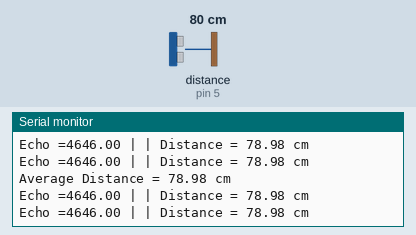
This sketch was run on a simulated Arduino Uno, built with avr-gcc and run on an emulated ATmega328P. Parts: the last lines printed to the serial monitor. Wiring (inferred from the names in the program): ultrasonic range finder: trigger pin 4; echo pin 5. The inputs (shaded band) are chosen by the test bench; at power-on: distance to the obstacle (sensor on pin 5) 80 cm. The echo pulse lasts 58.3 µs per cm.

Above: at 1.2 s.
1.3 s: distance to the obstacle (sensor on pin 5) set to 2 cm
At 1.5 s:
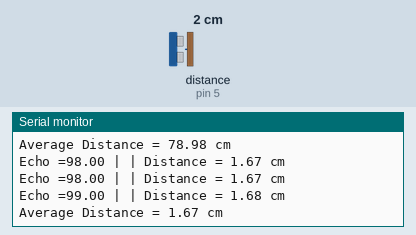
4.3 s: distance to the obstacle (sensor on pin 5) set to 35 cm
At 4.3 s:
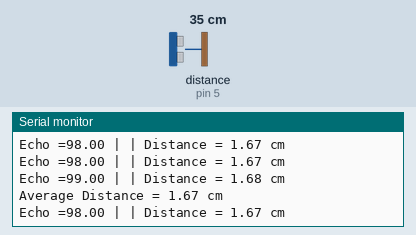
7.3 s: distance to the obstacle (sensor on pin 5) set to 120 cm
At 7.46 s:
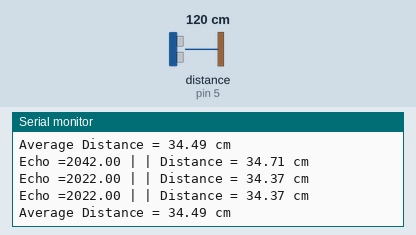
10.3 s: distance to the obstacle (sensor on pin 5) set to 4 cm
At 10.4 s:
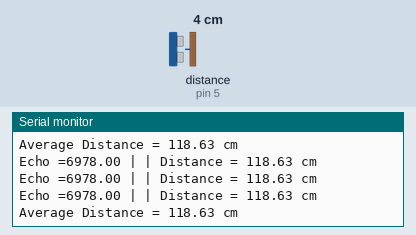
13.3 s: distance to the obstacle (sensor on pin 5) set to 299 cm
At 13.43 s:
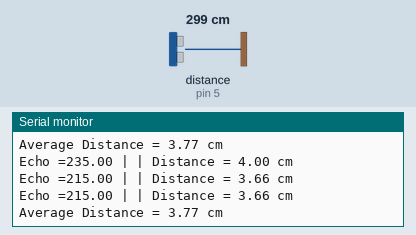
16.3 s: distance to the obstacle (sensor on pin 5) set to 9 cm
At 16.36 s:
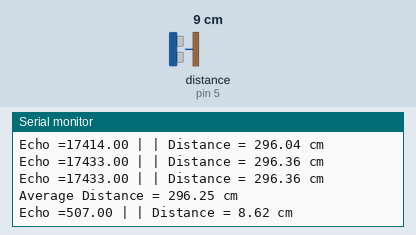
Timing chart, 0 to 19.3 s (numbered marks = the images above; inputs shaded):
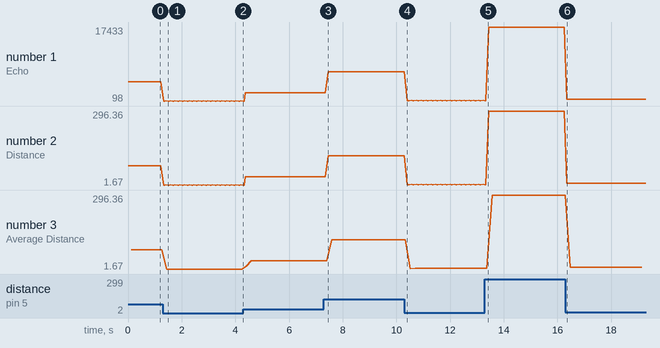

Measured:
- after the input at 1.3 s, the serial monitor: prints a new line at once (image 1)
- after the input at 16.3 s, the serial monitor: prints a new line after 0.06 s (image 6)
- plotted number 1: 4646 → 98 after the input at 1.3 s, 98 → 2042 after the input at 4.3 s, 2042 → 6978 after the input at 7.3 s, 6978 → 215 after the input at 10.3 s, 215 → 17433 after the input at 13.3 s
- plotted number 2: 78.98 → 1.67 after the input at 1.3 s, 1.67 → 34.71 after the input at 4.3 s, 34.71 → 118.63 after the input at 7.3 s, 118.63 → 3.66 after the input at 10.3 s, 3.66 → 296.36 after the input at 13.3 s
- plotted number 3: 78.98 → 1.67 after the input at 1.3 s, 1.67 → 34.49 after the input at 4.3 s, 34.49 → 118.63 after the input at 7.3 s, 118.63 → 3.77 after the input at 10.3 s, 3.77 → 296.25 after the input at 13.3 s

The sketch:

ultrasound.ino
```cpp
#define Trig 4
#define Echo 5


float distance;
float temp;
float dis1;
float dis2;
float dis3;

float getDistance(int trigPin, int echoPin)
{
  //给Trig发送一个低高低的短时间脉冲,触发测距
  digitalWrite(trigPin, LOW); //给Trig发送一个低电平
  delayMicroseconds(2);    //等待 2微妙
  digitalWrite(trigPin,HIGH); //给Trig发送一个高电平
  delayMicroseconds(10);    //等待 10微妙
  digitalWrite(trigPin, LOW); //给Trig发送一个低电平

  temp = float(pulseIn(echoPin, HIGH)); //存储回波等待时间,
  //pulseIn函数会等待引脚变为HIGH,开始计算时间,再等待变为LOW并停止计时
  //返回脉冲的长度

  //声速是:340m/1s 换算成 34000cm / 1000000μs => 34 / 1000
  //因为发送到接收,实际是相同距离走了2回,所以要除以2
  //距离(厘米)  =  (回波时间 * (34 / 1000)) / 2
  //简化后的计算公式为 (回波时间 * 17)/ 1000

  distance = (temp * 17 )/1000; //把回波时间换算成cm

  Serial.print("Echo =");
  Serial.print(temp);//串口输出等待时间的原始数据
  Serial.print(" | | Distance = ");
  Serial.print(distance);//串口输出距离换算成cm的结果
  Serial.println(" cm");
  return distance;
}


void setup() {
  // put your setup code here, to run once:
  Serial.begin(9600);
  pinMode(Trig, OUTPUT);
  pinMode(Echo, INPUT);
}

void loop() {
  // put your main code here, to run repeatedly:
  dis1 = getDistance(Trig, Echo);
  dis2 = getDistance(Trig, Echo);
  dis3 = getDistance(Trig, Echo);

  distance = (dis1 + dis2 + dis3) / 3;

  Serial.print("Average Distance = ");
  Serial.print(distance);//串口输出距离换算成cm的结果
  Serial.println(" cm");

  delay(100);
}
```
